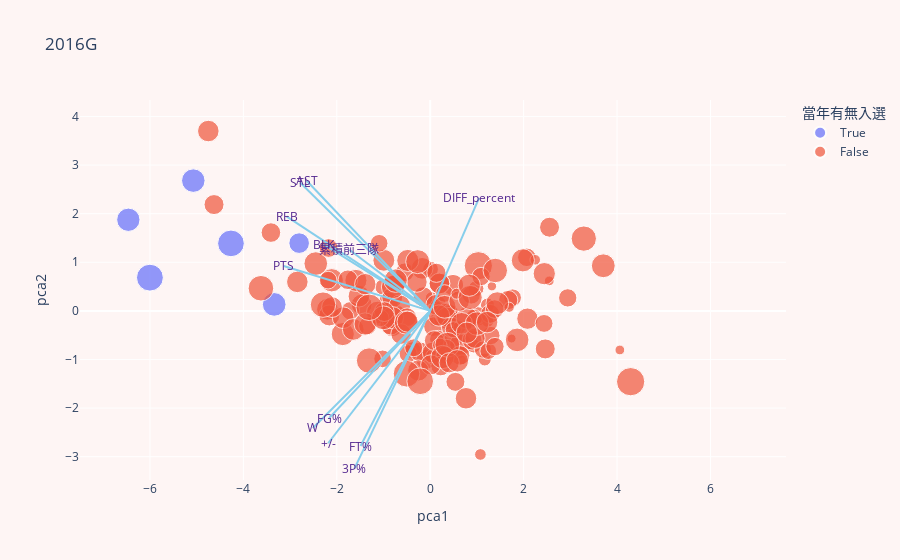

The cell this chart's notebook holds for it:
### Code cell
fig = px.scatter(df,x = 'pca1',y = 'pca2',size = '勝率',color = '當年有無入選',hover_name='Player',title = 年份+location,hover_data=['MIN','PTS','AST','REB','3P%','DIFF_percent'])
#for x in range(len(m['new_base_pca'])):
#    px.line([0,m['new_base_pca'][x][0]*8],[0,m['new_base_pca'][x][1]*8])
for x in range(len(m['new_base_pca'])):
    fig.add_shape(
            type='line',
            x0=0, y0=0,
            x1=m['new_base_pca'][x][0]*8,
            y1=m['new_base_pca'][x][1]*8,
            line = dict(color = 'skyblue')
    )
    fig.add_annotation(
        x = m['new_base_pca'][x][0]*8,
        y = m['new_base_pca'][x][1]*8,
        ax=0, ay=0,
        xanchor="auto",
        yanchor="auto",
        text=m['new_base_pca_column'][x],
        font = dict(color = 'rgb(84,39,143)')
    )
fig.update_layout({
    'paper_bgcolor':'rgb(254,245,244)',
    'plot_bgcolor':'rgb(254,245,244)'
})
fig.show()

### Figure 1 — Plotly figure (JSON) as saved in the notebook; plotly's stock layout.template omitted (floating-point values rounded to 4 significant figures; data arrays with more than 128 entries replaced by an {"elided": "..."} marker saying what was removed)
{"data": [{"customdata": [[34.2, 30.1, 6.7, 5.4, 45.4, 3.9], [35.7, 25.1, 6.8, 4, 37.5, 3.8], [34.4, 23.5, 10.4, 7.8, 29.6, 5.4], [33.3, 22.1, 2.1, 3.8, 42.5, 1.5], [37, 21.2, 6.4, 4.7, 38.8, 6.7], [32.7, 19.5, 10, 4.2, 37.1, 8.5]], "hovertemplate": "<b>%{hovertext}</b><br><br>當年有無入選=True<br>pca1=%{x}<br>pca2=%{y}<br>勝率=%{marker.size}<br>MIN=%{customdata[0]}<br>PTS=%{customdata[1]}<br>AST=%{customdata[2]}<br>REB=%{customdata[3]}<br>3P%=%{customdata[4]}<br>DIFF_percent=%{customdata[5]}<extra></extra>", "hovertext": ["Stephen Curry", "Damian Lillard", "Russell Westbrook", "Klay Thompson", "Kyle Lowry", "Chris Paul"], "legendgroup": "True", "marker": {"color": "#636efa", "size": [0.9, 0.53, 0.69, 0.89, 0.7, 0.68], "sizemode": "area", "sizeref": 0.0025, "symbol": "circle"}, "mode": "markers", "name": "True", "orientation": "v", "showlegend": true, "type": "scatter", "x": [-6.002, -2.806, -5.072, -4.266, -3.34, -6.463], "xaxis": "x", "y": [0.6838, 1.394, 2.68, 1.389, 0.1336, 1.874], "yaxis": "y"}, {"customdata": {"elided": "161x6 float values"}, "hovertemplate": "<b>%{hovertext}</b><br><br>當年有無入選=False<br>pca1=%{x}<br>pca2=%{y}<br>勝率=%{marker.size}<br>MIN=%{customdata[0]}<br>PTS=%{customdata[1]}<br>AST=%{customdata[2]}<br>REB=%{customdata[3]}<br>3P%=%{customdata[4]}<br>DIFF_percent=%{customdata[5]}<extra></extra>", "hovertext": {"elided": "161 str values"}, "legendgroup": "False", "marker": {"color": "#EF553B", "size": {"elided": "161 float values"}, "sizemode": "area", "sizeref": 0.0025, "symbol": "circle"}, "mode": "markers", "name": "False", "orientation": "v", "showlegend": true, "type": "scatter", "x": {"elided": "161 float values"}, "xaxis": "x", "y": {"elided": "161 float values"}, "yaxis": "y"}], "layout": {"annotations": [{"ax": 0, "ay": 0, "font": {"color": "rgb(84,39,143)"}, "text": "W", "x": -2.512, "xanchor": "auto", "y": -2.409, "yanchor": "auto"}, {"ax": 0, "ay": 0, "font": {"color": "rgb(84,39,143)"}, "text": "PTS", "x": -3.137, "xanchor": "auto", "y": 0.9248, "yanchor": "auto"}, {"ax": 0, "ay": 0, "font": {"color": "rgb(84,39,143)"}, "text": "FG%", "x": -2.164, "xanchor": "auto", "y": -2.204, "yanchor": "auto"}, {"ax": 0, "ay": 0, "font": {"color": "rgb(84,39,143)"}, "text": "3P%", "x": -1.624, "xanchor": "auto", "y": -3.246, "yanchor": "auto"}, {"ax": 0, "ay": 0, "font": {"color": "rgb(84,39,143)"}, "text": "BLK", "x": -2.282, "xanchor": "auto", "y": 1.369, "yanchor": "auto"}, {"ax": 0, "ay": 0, "font": {"color": "rgb(84,39,143)"}, "text": "DIFF_percent", "x": 1.047, "xanchor": "auto", "y": 2.325, "yanchor": "auto"}, {"ax": 0, "ay": 0, "font": {"color": "rgb(84,39,143)"}, "text": "累積前三隊", "x": -1.731, "xanchor": "auto", "y": 1.257, "yanchor": "auto"}, {"ax": 0, "ay": 0, "font": {"color": "rgb(84,39,143)"}, "text": "+/-", "x": -2.185, "xanchor": "auto", "y": -2.723, "yanchor": "auto"}, {"ax": 0, "ay": 0, "font": {"color": "rgb(84,39,143)"}, "text": "STL", "x": -2.787, "xanchor": "auto", "y": 2.642, "yanchor": "auto"}, {"ax": 0, "ay": 0, "font": {"color": "rgb(84,39,143)"}, "text": "AST", "x": -2.644, "xanchor": "auto", "y": 2.679, "yanchor": "auto"}, {"ax": 0, "ay": 0, "font": {"color": "rgb(84,39,143)"}, "text": "REB", "x": -3.077, "xanchor": "auto", "y": 1.943, "yanchor": "auto"}, {"ax": 0, "ay": 0, "font": {"color": "rgb(84,39,143)"}, "text": "FT%", "x": -1.492, "xanchor": "auto", "y": -2.781, "yanchor": "auto"}], "legend": {"itemsizing": "constant", "title": {"text": "當年有無入選"}, "tracegroupgap": 0}, "paper_bgcolor": "rgb(254,245,244)", "plot_bgcolor": "rgb(254,245,244)", "shapes": [{"line": {"color": "skyblue"}, "type": "line", "x0": 0, "x1": -2.512, "y0": 0, "y1": -2.409}, {"line": {"color": "skyblue"}, "type": "line", "x0": 0, "x1": -3.137, "y0": 0, "y1": 0.9248}, {"line": {"color": "skyblue"}, "type": "line", "x0": 0, "x1": -2.164, "y0": 0, "y1": -2.204}, {"line": {"color": "skyblue"}, "type": "line", "x0": 0, "x1": -1.624, "y0": 0, "y1": -3.246}, {"line": {"color": "skyblue"}, "type": "line", "x0": 0, "x1": -2.282, "y0": 0, "y1": 1.369}, {"line": {"color": "skyblue"}, "type": "line", "x0": 0, "x1": 1.047, "y0": 0, "y1": 2.325}, {"line": {"color": "skyblue"}, "type": "line", "x0": 0, "x1": -1.731, "y0": 0, "y1": 1.257}, {"line": {"color": "skyblue"}, "type": "line", "x0": 0, "x1": -2.185, "y0": 0, "y1": -2.723}, {"line": {"color": "skyblue"}, "type": "line", "x0": 0, "x1": -2.787, "y0": 0, "y1": 2.642}, {"line": {"color": "skyblue"}, "type": "line", "x0": 0, "x1": -2.644, "y0": 0, "y1": 2.679}, {"line": {"color": "skyblue"}, "type": "line", "x0": 0, "x1": -3.077, "y0": 0, "y1": 1.943}, {"line": {"color": "skyblue"}, "type": "line", "x0": 0, "x1": -1.492, "y0": 0, "y1": -2.781}], "title": {"text": "2016G"}, "xaxis": {"anchor": "y", "domain": [0, 1], "title": {"text": "pca1"}}, "yaxis": {"anchor": "x", "domain": [0, 1], "title": {"text": "pca2"}}}}
